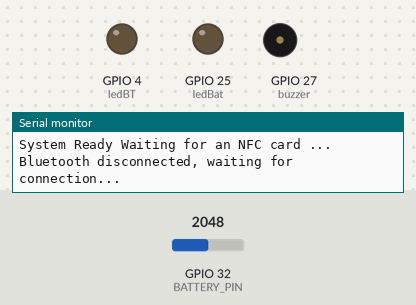
Recording of a sketch running on a simulated ESP32. On the bench: output pins drawn as LEDs (lit = HIGH), buzzer (waves = sounding, pin HIGH), the last lines printed to the serial monitor. Inputs (shaded band) come from the test bench; at power-on: GPIO 32 (BATTERY_PIN) = 2048 (analog values on the 0–4095 scale). Nothing arrives over Bluetooth unless stated.

Above: at 1.5 s.
1.9 s: GPIO 32 (BATTERY_PIN) set to 4095
At 4.1 s:
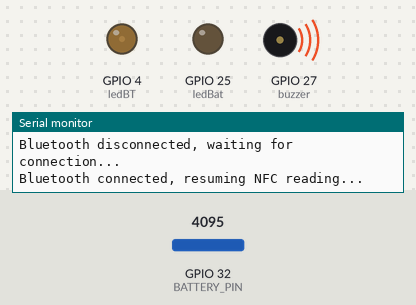
4.9 s: GPIO 32 (BATTERY_PIN) set to 2866
At 7.4 s:
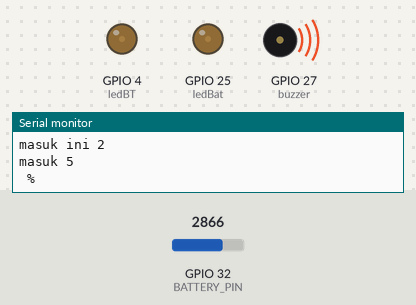
Timing chart, 0 to 8.9 s (numbered marks = the images above; inputs shaded):
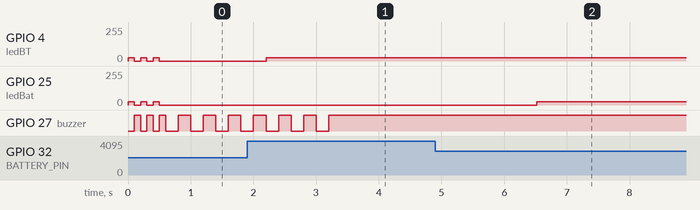

Measured:
- after the input at 1.9 s, GPIO 25 (ledBat): stays 0/255 (without the input it goes to 25/255 after 2.6 s)
- after the input at 4.9 s, GPIO 25 (ledBat): 0/255 → 25/255 after 1.6 s
- by itself, GPIO 27 (buzzer): alternates HIGH for 0.20 s and LOW for 0.20 s, 7 changes in all, then stays HIGH

The sketch:

NewEDCBT.ino
```cpp
#include <Wire.h>
#include <Adafruit_PN532.h>
#include <BluetoothSerial.h>

// Pins for SPI
#define PN532_SCK (18)
#define PN532_MISO (19)
#define PN532_MOSI (23)
#define PN532_SS (5)

Adafruit_PN532 nfc(PN532_SS);
BluetoothSerial SerialBT;

bool bluetoothConnected = false;
unsigned long lastCheck = 0;
const unsigned long checkInterval = 1000;   // Interval to check Bluetooth connection
const unsigned long nfcReadTimeout = 1000;  // Timeout to read NFC ID

#define ledBT 4
#define ledBat 25
// #define gndLedBat 2
#define buzzer 27
#define BATTERY_PIN 32

const int ledValue = 25;
// Baterai Setup
// #define bateraiIndikator 32
// const int BATTERY_PIN = 32; // "ADC pin used to read voltage"
const float maxVoltage = 4.1;        // Maximum Voltage
const float minVoltage = 3.4;        // Minimum Voltage
const float referenceVoltage = 4.1;  // Reference Voltage
const int adcMaxValue = 4095;        // Maximum Value ADC (12-bit ADC)
const float ralatBaterai = 0.04;
const int numSamples = 500;  // sum sample for averaging

String nfcID = "";

void bateraiIndikator() {
  long adcSum = 0;
  for (int i = 0; i < numSamples; i++) {
    adcSum += analogRead(BATTERY_PIN);
    delay(1);  // Short delay to allow time between sample readings
  }

  int adcValue = adcSum / numSamples;
  float voltage = (adcValue * referenceVoltage) / adcMaxValue;

  if (voltage > maxVoltage) voltage = voltage;
  if (voltage < minVoltage) voltage = voltage;

  int percentage = ((voltage - minVoltage) / (maxVoltage - minVoltage)) * 100;
  if(percentage <= 20)
  {
    analogWrite(ledBat,ledValue);
    // digitalWrite(gndLedBat,LOW);
  }
  else if(percentage >= 80)
  {
    analogWrite(ledBat, 0);
    Serial.println("masuk");
    // digitalWrite(gndLedBat,LOW);
  }

  // prints to Serial Monitor
  Serial.print("ADC : ");
  Serial.print(adcValue);
  Serial.print(" ");
  Serial.print("Voltage: ");
  Serial.print(voltage);
  Serial.print(" V, ");
  Serial.print("Battery Percentage: ");
  Serial.print(percentage);
  Serial.println("masuk ini ");
  Serial.println("masuk ini 2");
  Serial.println("masuk 5");
  SerialBT.println(voltage);
  // SerialBT.println(percentage);
  Serial.println(" %");
}

void setup(void) {
  Serial.begin(115200);
  SerialBT.begin("apa aja deh");// name of bluetooth
  Serial.println("NFC reader initializing...");
  pinMode(ledBT, OUTPUT);
  pinMode(buzzer, OUTPUT);
  pinMode(BATTERY_PIN, INPUT);
  pinMode(ledBat, OUTPUT);
  // pinMode(gndLedBat,OUTPUT);
  analogReadResolution(12);  // ADC changes to 12-bit
  nfc.begin();

  uint32_t versiondata = nfc.getFirmwareVersion();
  if (!versiondata) {
    Serial.print("Didn't find PN53x board");
    while (1)
      ;  // halt
  }
  nfc.SAMConfig();
  Serial.println("System Ready Waiting for an NFC card ...");
  // digitalWrite(gndLedBat,LOW);
  for (int x = 1; x <= 3; x++) {
    analogWrite(ledBT, ledValue);
    analogWrite(ledBat, ledValue);
    digitalWrite(buzzer, LOW);
    delay(100);
    digitalWrite(buzzer, HIGH);
    analogWrite(ledBT, 0);
    analogWrite(ledBat, 0);
    delay(100);
  }
}

void loop(void) {
  // while(1)
  // {

  //   analogWrite(ledBat,ledValue);
  //   // digitalWrite(gndLedBat,LOW);
  //   delay(300);
  //   analogWrite(ledBat,0);
  //   // digitalWrite(gndLedBat,LOW);
  //   delay(300);
  // }
  unsigned long currentMillis = millis();

  // Checking Bluetooth connection at regular intervals
  if (currentMillis - lastCheck >= checkInterval) {
    lastCheck = currentMillis;
    bateraiIndikator();
    bluetoothConnected = SerialBT.hasClient();
  }

  if (bluetoothConnected) {
    uint8_t uid[7];  // Maximum size of the UID
    uint8_t uidLength;
    // bateraiIndikator();

    // start for detection non-blocking
    nfc.startPassiveTargetIDDetection(PN532_MIFARE_ISO14443A);

    unsigned long startTime = millis();
    bool cardDetected = false;

    // Try to read NFC with timeout
    while (millis() - startTime < nfcReadTimeout) {
      // "Try to read if a card is detected"
      if (nfc.readDetectedPassiveTargetID(uid, &uidLength)) {
        cardDetected = true;
        break;
      }

      // Recheck the Bluetooth connection while waiting
      if (!SerialBT.hasClient()) {
        bluetoothConnected = false;
        break;                                                                                                                                                                                                                                     //Cr by Mitsal Ghapiqi
      }

      delay(10);  // Add a short delay to reduce CPU load
    }

    if (cardDetected) {
      Serial.print("Found an NFC card with ID: ");
      String CardID = "";
      String Link = "";
      unsigned int hex_num;
      hex_num = uid[3] << 24;
      hex_num += uid[2] << 16;
      hex_num += uid[1] << 8;
      hex_num += uid[0];
      CardID = String(hex_num);
      if (CardID.length() == 8) {
        CardID = '0' + CardID;
      }
      if (CardID.length() == 9)
      {
        CardID = '0' + CardID;
      } else {
        nfcID = CardID;
      }
      nfcID = CardID;
      delay(50);

        digitalWrite(buzzer, LOW);
        delay(300);
        digitalWrite(buzzer, HIGH);
        delay(300);

      digitalWrite(ledBT, LOW);
      delay(100);
      Serial.println(nfcID);
      SerialBT.print(nfcID + String("\n"));
      analogWrite(ledBT, ledValue);
    }
  } else {
    Serial.println("Bluetooth disconnected, waiting for connection...");
    for (int x = 1; x <= 4; x++) {
      digitalWrite(buzzer, LOW);
      delay(200);
      digitalWrite(buzzer, HIGH);
      delay(200);
    }

    while (!SerialBT.hasClient()) {
      delay(500);  // Waiting for a Bluetooth connection
      analogWrite(ledBT, ledValue);
      delay(100);
      analogWrite(ledBT, 0);
      delay(100);
      bateraiIndikator();
      delay(1000);
    }
    Serial.println("Bluetooth connected, resuming NFC reading...");

    analogWrite(ledBT, ledValue);
    for (int x = 1; x <= 3; x++) {
      digitalWrite(buzzer, LOW);
      delay(200);
      digitalWrite(buzzer, HIGH);
      delay(200);
    }
  }
  delay(500);  // "Delay to avoid looping too quickly"
}
// cr by Mitsal Ghapiqi
```
